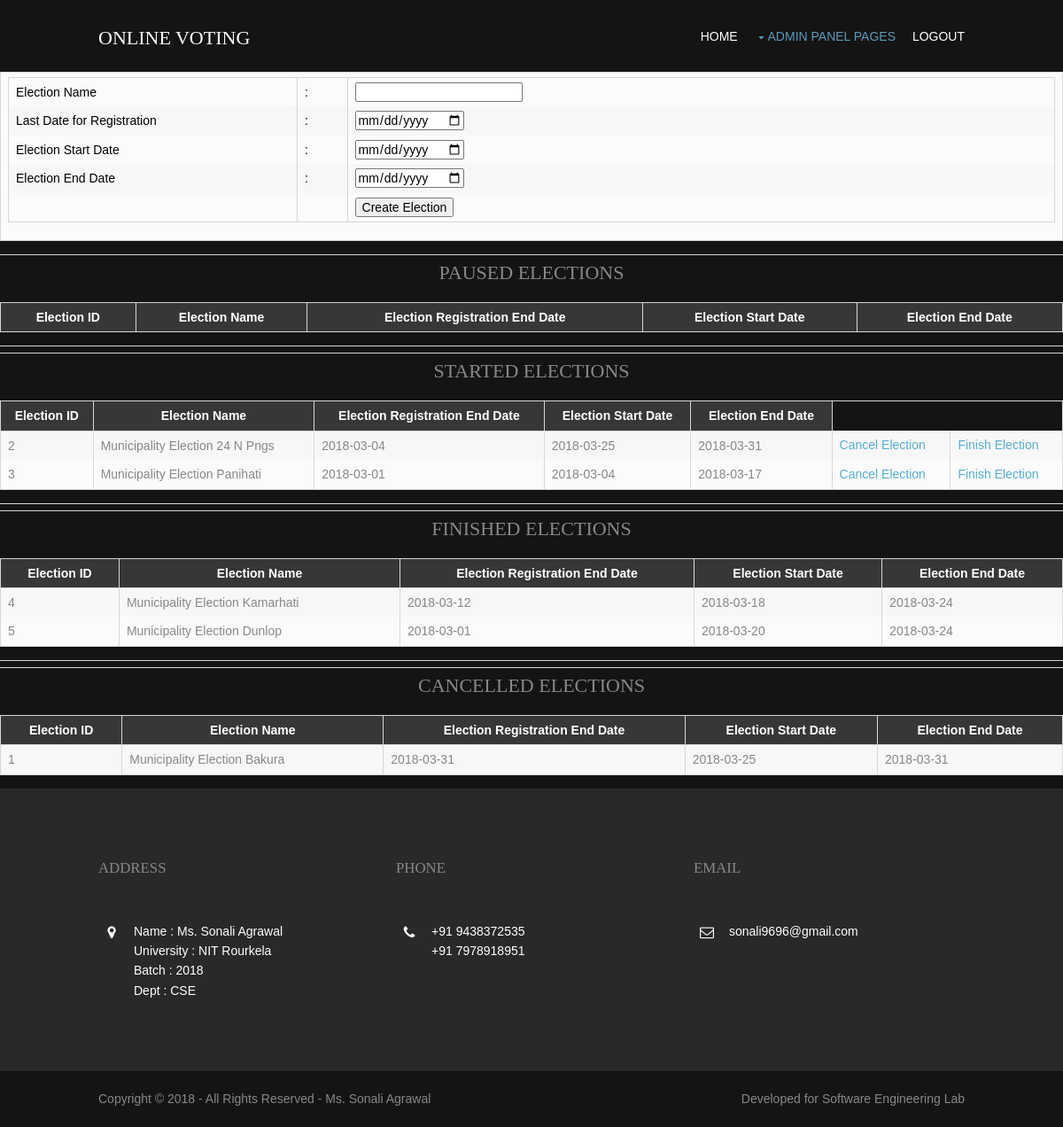
The app's page /admin/elections.php (signed in) with its own data.
### tables this page shows
CREATE TABLE IF NOT EXISTS `tbelections` (
  `election_id` int(11) NOT NULL AUTO_INCREMENT,
  `election_name` varchar(255) NOT NULL,
  `reg_date` date NOT NULL,
  `start_date` date NOT NULL,
  `end_date` date NOT NULL,
  `status` enum('S','F','P','C') NOT NULL,
  PRIMARY KEY (`election_id`)
);

### admin/elections.php (the view, shortened to what this page needs)
<?php
    $mysqli = new mysqli("localhost", "root", "", "poll");
?>
<!DOCTYPE html>
<html>
<head>
<link href="layout/styles/layout.css" rel="stylesheet" type="text/css" media="all">
</head>
<body id="top">
<div class="wrapper row1">
  <header id="header" class="hoc clear">
    <div id="logo" class="fl_left">
      <h1><a href="index.php">ONLINE VOTING</a></h1>
    </div>
    <nav id="mainav" class="fl_right">
      <ul class="clear">
        <li><a href="admin.php">Home</a></li>
        <li class="active"><a class="drop" href="#">Admin Panel Pages</a>
        </li>
        <li><a href="logout.php">Logout</a></li>
      </ul>
    </nav>
  </header>
</div>
<div >
<table style="background-color:powderblue;" width="300" border="0" align="center" cellpadding="0" cellspacing="1">
<tr>
<form name="form1" method="post" action="elections.php">
<td>
<table style="background-color:powderblue;" width="100%" border="0" cellpadding="3" cellspacing="1" >
  <tr>
  <td style="color:#000000"; width="120" >Election Name</td>
  <td style="color:#000000"; width="6">:</td>
  <td style="color:#000000"; width="294"><input name="name" type="text" ></td>
  </tr>
  <tr>
  <td style="color:#000000"; width="120" >Last Date for Registration</td>
  <td style="color:#000000"; width="6">:</td>
  <td style="color:#000000"; width="294"><input name="regdate" type="date" ></td>
  </tr>
  <tr>
  <td style="color:#000000"; width="120" >Election Start Date</td>
  <td style="color:#000000"; width="6">:</td>
  <td style="color:#000000"; width="294"><input name="startdate" type="date" ></td>
  </tr>
  <tr>
  <td style="color:#000000"; width="120" >Election End Date</td>
  <td style="color:#000000"; width="6">:</td>
  <td style="color:#000000"; width="294"><input name="enddate" type="date" ></td>
  </tr>
  <tr>
  <td>&nbsp;</td>
  <td>&nbsp;</td>
  <td style="color:#000000";><input type="submit" name="Submit" value="Create Election"></td>
  </tr>
</table>
</td>
</form>
</tr>
</table>
<hr>
<table border="0" width="620" align="center">
<CAPTION><h3>PAUSED ELECTIONS</h3></CAPTION>
<tr>
<th>Election ID</th>
<th>Election Name</th>
<th>Election Registration End Date</th>
<th>Election Start Date</th>
<th>Election End Date</th>
</tr>
</table>
<hr>
<hr>
<table border="0" width="620" align="center">
<CAPTION><h3>STARTED ELECTIONS</h3></CAPTION>
<tr>
<th>Election ID</th>
<th>Election Name</th>
<th>Election Registration End Date</th>
<th>Election Start Date</th>
<th>Election End Date</th>
</tr>
<?php
    $result = $mysqli->query("SELECT * FROM tbelections WHERE status = 'S'");
    while ($row = mysqli_fetch_array($result)){
    echo "<tr>";
    echo "<td>" . $row['election_id']."</td>";
    echo "<td>" . $row['election_name']."</td>";
    echo "<td>" . $row['reg_date']."</td>";
    echo "<td>" . $row['start_date']."</td>";
    echo "<td>" . $row['end_date']."</td>";
    echo '<td><a href="elections.php?id=' . $row['election_id'] . '&to=C">Cancel Election</a></td>';
    echo '<td><a href="elections.php?id=' . $row['election_id'] . '&to=F">Finish Election</a></td>';
    echo "</tr>";
    }
?>
</table>
<hr>
<hr>
<table border="0" width="620" align="center">
<CAPTION><h3>FINISHED ELECTIONS</h3></CAPTION>
<tr>
<th>Election ID</th>
<th>Election Name</th>
<th>Election Registration End Date</th>
<th>Election Start Date</th>
<th>Election End Date</th>
</tr>
<?php
    $result = $mysqli->query("SELECT * FROM tbelections WHERE status = 'F'");
    while ($row = mysqli_fetch_array($result)){
    echo "<tr>";
    echo "<td>" . $row['election_id']."</td>";
    echo "<td>" . $row['election_name']."</td>";
    echo "<td>" . $row['reg_date']."</td>";
    echo "<td>" . $row['start_date']."</td>";
    echo "<td>" . $row['end_date']."</td>";
    echo "</tr>";
    }
?>
</table>
<hr>
<hr>
<table border="0" width="620" align="center">
<CAPTION><h3>CANCELLED ELECTIONS</h3></CAPTION>
<tr>
<th>Election ID</th>
<th>Election Name</th>
<th>Election Registration End Date</th>
<th>Election Start Date</th>
<th>Election End Date</th>
</tr>
<?php
$result = $mysqli->query("SELECT * FROM tbelections WHERE status = 'C'");
    while ($row = mysqli_fetch_array($result)){
    echo "<tr>";
    echo "<td>" . $row['election_id']."</td>";
    echo "<td>" . $row['election_name']."</td>";
    echo "<td>" . $row['reg_date']."</td>";
    echo "<td>" . $row['start_date']."</td>";
    echo "<td>" . $row['end_date']."</td>";
    echo "</tr>";
    }
?>
</table>
</div>
<div class="wrapper row4">
  <footer id="footer" class="hoc clear">
    <div class="one_third first">
      <h6 class="title">Address</h6>
      <ul class="nospace linklist contact">
        <li><i class="fa fa-map-marker"></i>
          <address>
          <p>
          Name        : Ms. Sonali Agrawal <br>
          University  : NIT Rourkela <br>
          Batch       : 2018 <br>
          Dept        : CSE <br>
          </p>
          </address>
        </li>
      </ul>
    </div>
    <div class="one_third">
      <h6 class="title">Phone</h6>
      <ul class="nospace linklist contact">
        <li><i class="fa fa-phone"></i> +91 9438372535<br>
          +91 7978918951</li>
      </ul>
    </div>
    <div class="one_third">
      <h6 class="title">Email</h6>
      <ul class="nospace linklist contact">
        <li><i class="fa fa-envelope-o"></i> sonali9696@gmail.com </li>
      </ul>
    </div>
  </footer>
</div>
<div class="wrapper row5">
  <div id="copyright" class="hoc clear">
    <p class="fl_left">Copyright &copy; 2018 - All Rights Reserved - <a href="#">Ms. Sonali Agrawal</a></p>
    <p class="fl_right">Developed for <a target="_blank" href="http://www.os-templates.com/" title="Free Website Templates">Software Engineering Lab</a></p>
  </div>
</div>
</body>
</html>

### admin/layout/styles/layout.css (style rules this page uses)
#header { padding:30px 0 0 0; }
#header #logo { margin-top:; }
#header #logo h1 { margin:0; padding:0; font-size:22px; text-transform:uppercase; }
#footer { padding:80px 0; }
#footer .title { margin:0 0 50px 0; padding:0; font-size:1.2rem; text-transform:uppercase; }
#footer .linklist li { display:block; margin-bottom:15px; padding:0 0 15px 0; border-bottom:1px solid; }
#footer .linklist li:last-child { margin:0; padding:0; border:none; }
#footer .linklist li::before, #footer .linklist li::after { display:table; content:""; }
#footer .linklist li, #footer .linklist li::after { clear:both; }
#footer .contact.linklist li, #footer .contact.linklist li:last-child { position:relative; padding-left:40px; }
#footer .contact li * { margin:0; padding:0; line-height:1.6; }
#footer .contact li i { display:block; position:absolute; top:0; left:0; width:30px; font-size:16px; text-align:center; }
#copyright { padding:20px 0; }
#copyright * { margin:0; padding:0; }
*, *::before, *::after { transition:all .3s ease-in-out; }
nav ul, nav ol { margin:0; padding:0; list-style:none; }
#mainav, #breadcrumb, .sidebar nav { line-height:normal; }
#mainav .drop::after, #mainav li li .drop::after, #breadcrumb li a::after, .sidebar nav a::after { position:absolute; font-family:"FontAwesome"; font-size:10px; line-height:10px; }
#mainav ul.clear { margin-top:3px; }
#mainav ul { text-transform:uppercase; }
#mainav li { display:inline-block; position:relative; margin:0 15px 0 0; padding:0; }
#mainav li:last-child { margin-right:0; }
#mainav li a { display:block; padding:0 0 32px 0; }
#mainav .drop { padding-left:15px; }
#mainav .drop::after, #mainav li li .drop::after { content:"\f0d7"; }
#mainav .drop::after { top:5px; left:5px; }
table, th, td { border:1px solid; border-collapse:collapse; vertical-align:top; }
table, th { table-layout:auto; }
table { width:100%; margin-bottom:15px; }
th, td { padding:5px 8px; }
td { border-width:0 1px; }
body { color:#888888; background-color:#141414; }
a { color:#56AED4; }
hr, .borderedbox { border-color:#D7D7D7; }
.row1 { color:#FFFFFF; background-color:#141414; }
.row4 { color:#FFFFFF; background-color:#292929; }
.row5, .row5 a { color:#888888; background-color:#141414; }
#header #logo * { color:inherit; }
#footer .title { color:#888888; }
#footer .linklist li { border-color:#141414; }
#mainav li a { color:inherit; }
#mainav .active a, #mainav a:hover, #mainav li:hover > a { color:#5B9BBD; background-color:inherit; }
table, th, td, #comments .avatar, #comments input, #comments textarea { border-color:#D7D7D7; }
th { color:#FFFFFF; background-color:#373737; }
tr, #comments li, #comments input[type="submit"], #comments input[type="reset"] { color:inherit; background-color:#FBFBFB; }
tr:nth-child(even), #comments li:nth-child(even) { color:inherit; background-color:#F7F7F7; }
table a, #comments a { background-color:inherit; }
@media screen and (min-width:978px) { .hoc { max-width:978px; } }

### records on screen
tbelections: election_id "2", election_name "Municipality Election 24 N Pngs", reg_date "2018-03-04", start_date "2018-03-25", end_date "2018-03-31"
tbelections: election_id "3", election_name "Municipality Election Panihati", reg_date "2018-03-01", start_date "2018-03-04", end_date "2018-03-17"
tbelections: election_id "4", election_name "Municipality Election Kamarhati", reg_date "2018-03-12", start_date "2018-03-18", end_date "2018-03-24"
tbelections: election_id "5", election_name "Municipality Election Dunlop", reg_date "2018-03-01", start_date "2018-03-20", end_date "2018-03-24"
tbelections: election_id "1", election_name "Municipality Election Bakura", reg_date "2018-03-31", start_date "2018-03-25", end_date "2018-03-31"
